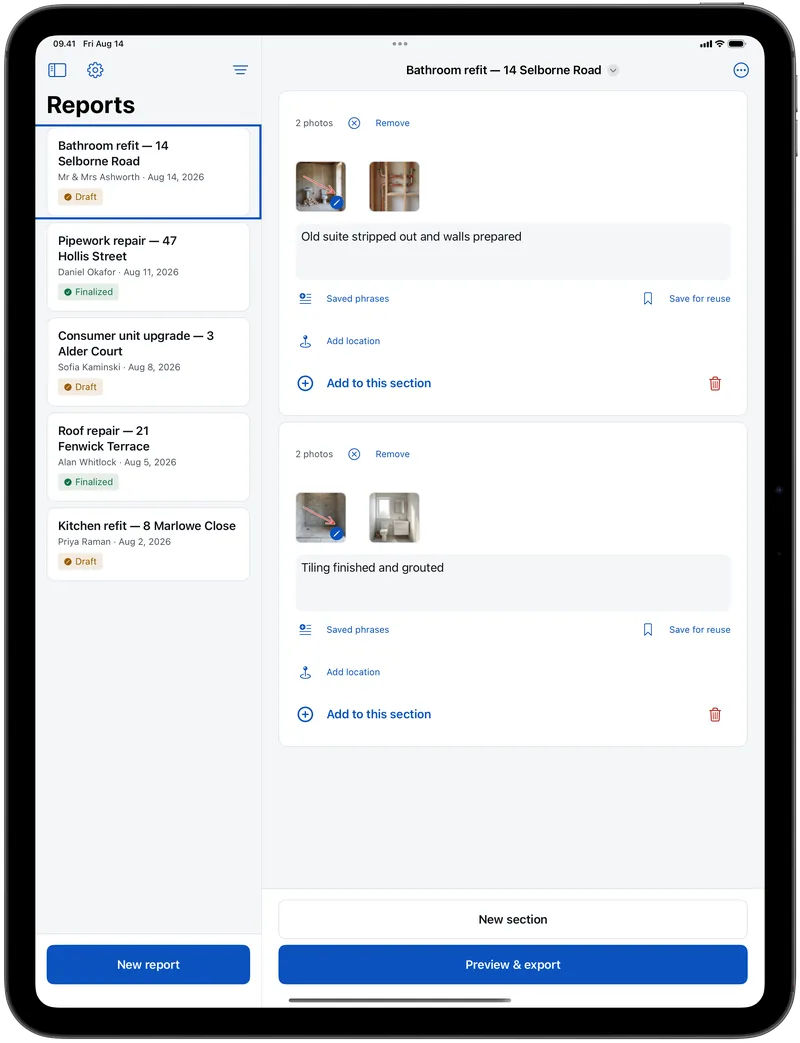
#> input picture assets/screens/ipad/framed/report-editor.webp, 800 x 1043 px
$ python make-og-card.py
#> lines starting #> are read from the running program, lines starting #| are printed output that depends on the picture
#!/usr/bin/env python3
"""Draw the Open Graph card.

`assets/og/og-image.png` was a committed PNG with nothing that rebuilt it, so
when the page gained an iPad and then a new palette the card stayed behind on
both, and a logo badge sat on top of the headline for months because no pass
ever regenerated it (#18). This is the generator that did not exist.

Three things it fixes by construction rather than by eye:

  * **Both devices.** The page has an iPhone and an iPad twin of every screen;
    the card is the image that actually travels, and it said iPhone only.
  * **Nothing overlaps the headline.** The old card's round mark covered the
    first characters of two lines, so it read "…eport your …stomer will share".
    The layout here keeps the mark in its own band and `assert_clear()` fails
    the build if the two boxes ever intersect again.
  * **The page's own palette and type.** Cement grey, navy and one red, set in
    Archivo and IBM Plex Mono — read straight out of `assets/fonts/`, converted
    in memory. No font CDN, and no chance of the card drifting onto a typeface
    the page does not use.

    python3 tools/make-og-card.py

Facebook, LinkedIn, Slack and X all cache aggressively, so a redraw does not
show up on a link that has already been shared. That is a property of their
caches, not of this file.
"""

from __future__ import annotations

import io
from pathlib import Path

from fontTools.ttLib import TTFont
from PIL import Image, ImageDraw, ImageFont

ROOT = Path(__file__).resolve().parent.parent
OUT = ROOT / "assets" / "og" / "og-image.png"

# The card is the size every scraper crops to. Anything that must be read has
# to survive being shown at a third of this in a message list.
W, H = 1200, 630
PAD = 64

# css/styles.css, verbatim.
NAVY = (10, 29, 58)
PAPER = (255, 255, 255)
MARKUP = (226, 61, 46)
MUTED = (150, 165, 190)

FONTS = ROOT / "assets" / "fonts"
ARCHIVO = FONTS / "archivo-400_800-latin.woff2"
MONO = FONTS / "ibm-plex-mono-500-latin.woff2"

EYEBROW = "PHOTO REPORTS FOR TRADES"
HEADLINE = ["Photograph the job.", "Hand over the proof."]
FOOTER = "One payment  ·  No subscription  ·  Works offline"


# [57 lines left out: functions load, tracked, assert_clear, fit_lines, not called in this run]


def device(path: Path, target_w: int) -> Image.Image:
    shot = Image.open(ROOT / path).convert("RGBA")
    h = round(shot.height * target_w / shot.width)
    return shot.resize((target_w, h), Image.LANCZOS)


def main() -> int:
    card = Image.new("RGB", (W, H), NAVY)
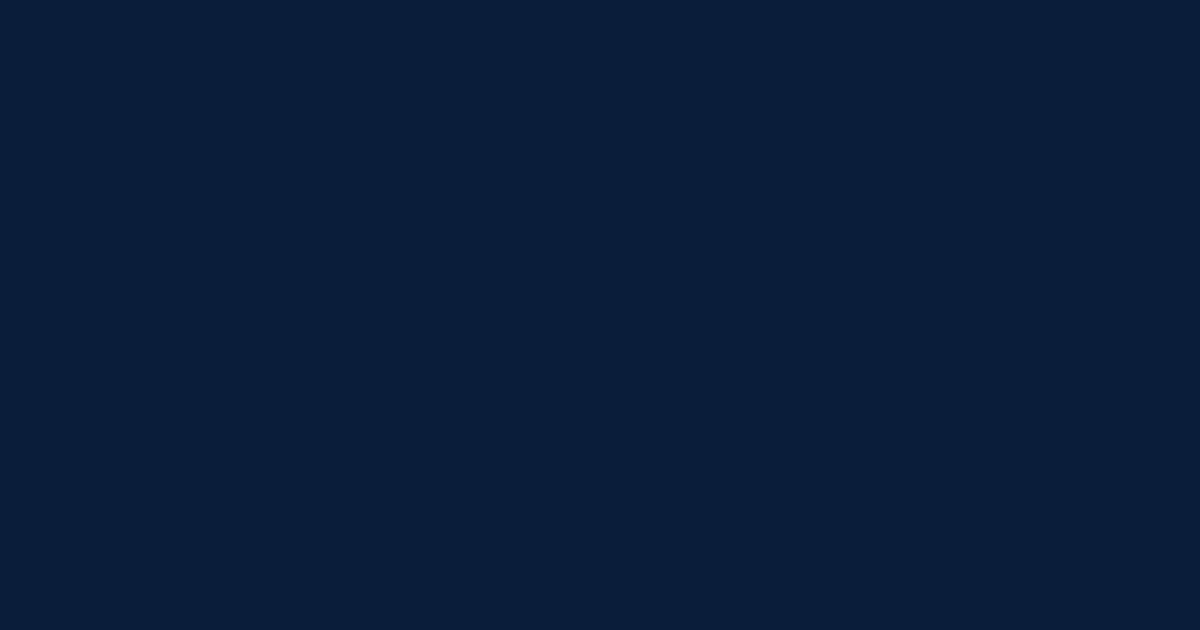
#> card: PIL image 1200x630 RGB; mean R, G, B 10, 29, 58
    draw = ImageDraw.Draw(card)

    # --- the devices, laid in first so the type sits over the bleed ----------
    # Both, because the page has both and the card is what travels. They run off
    # the bottom edge on purpose: a device cropped by the frame reads as a
    # photograph of a screen, a device floating clear of it reads as clip art.
    ipad = device(Path("assets/screens/ipad/framed/report-editor.webp"), 372)
#> in device, shot is the input picture: PIL image 800x1043 RGBA; mean R, G, B, A 203.9, 207.1, 211.3, 249.9
#> in device, `return shot.resize((target_w, h), Image.LANCZOS)`:
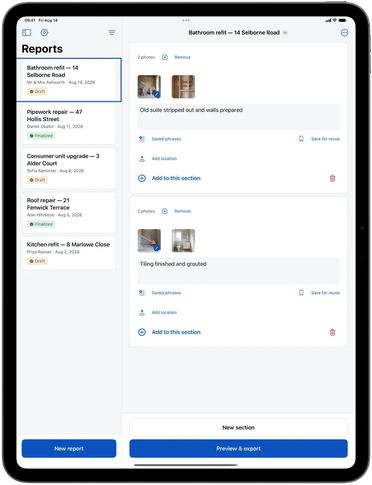
#> returned value: PIL image 372x485 RGBA; mean R, G, B, A 202.7, 205.9, 210, 249.9; transparent parts drawn white
    iphone = device(Path("assets/screens/iphone/framed/markup.webp"), 222)
#> call 2 of device, with target_w = 222
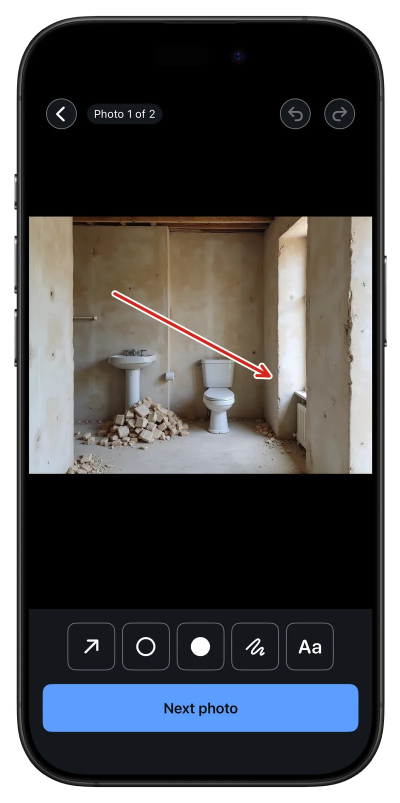
#> input picture assets/screens/iphone/framed/markup.webp, 800 x 1606 px (shown at 1/2 size)
#> in device, shot is the input picture: PIL image 800x1606 RGBA; mean R, G, B, A 49.7, 50.6, 52.6, 222.4
#> in device (call 2), `return shot.resize((target_w, h), Image.LANCZOS)`:
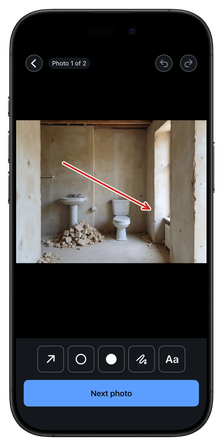
#> returned value: PIL image 222x446 RGBA; mean R, G, B, A 49.8, 50.6, 52.6, 222.5; transparent parts drawn white
    ipad_at, iphone_at = (664, 148), (958, 210)
    card.paste(ipad, ipad_at, ipad)
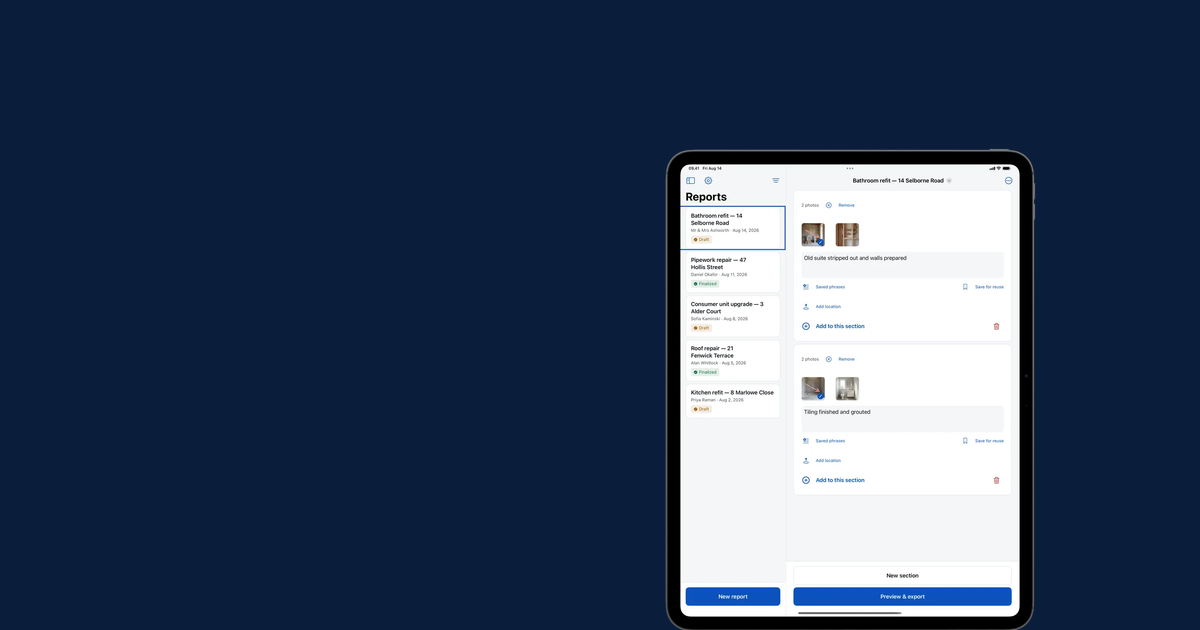
#> card: PIL image 1200x630 RGB; mean R, G, B 55.8, 71.1, 94.3
    card.paste(iphone, iphone_at, iphone)
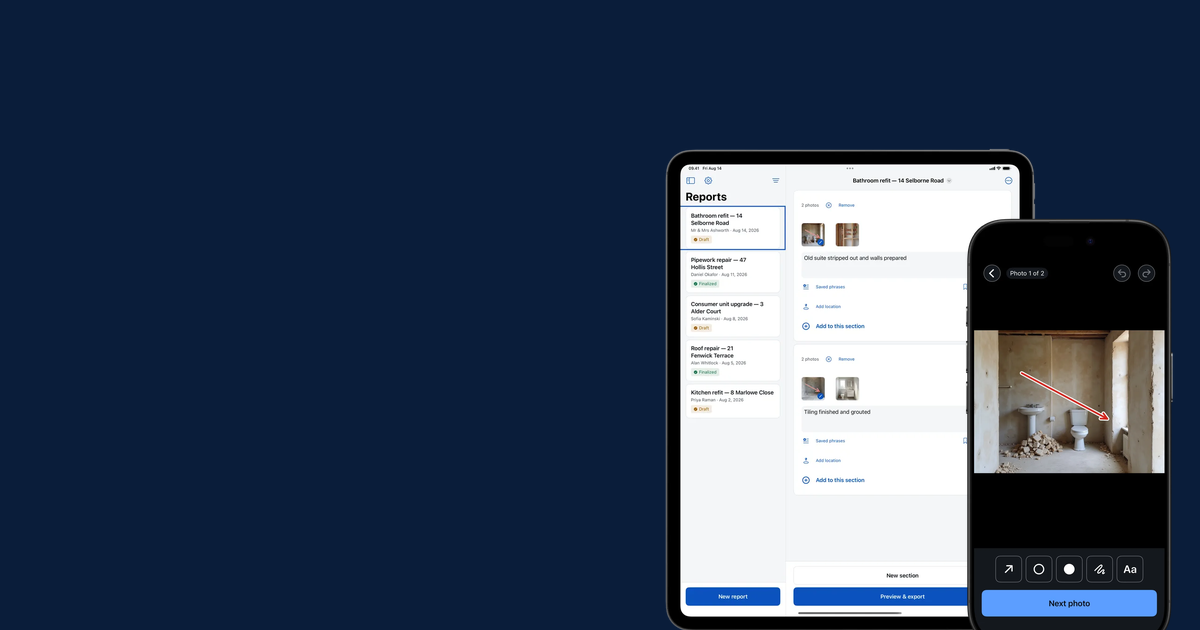
#> card: PIL image 1200x630 RGB; mean R, G, B 54.8, 68.7, 89.9
    device_boxes = [
        (ipad_at[0], ipad_at[1], ipad_at[0] + ipad.width, ipad_at[1] + ipad.height),
        (iphone_at[0], iphone_at[1], iphone_at[0] + iphone.width,
         iphone_at[1] + iphone.height),
    ]

    # --- the mark, in its own band ------------------------------------------
#> (the run stopped early here; a loop or call above may not have finished)
